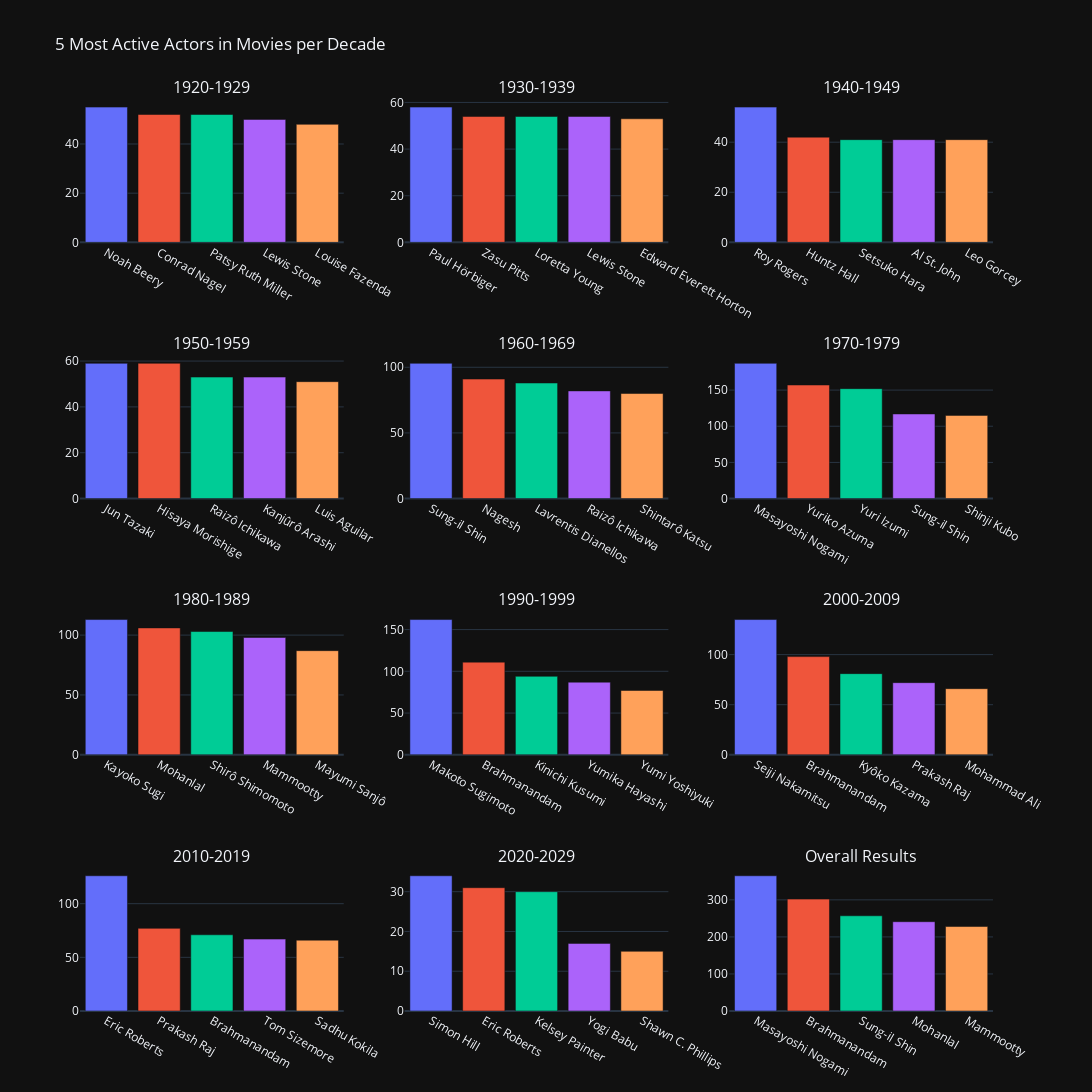

The notebook cell saved with this chart:
### Code cell
# We can now plot the top 5 most productive actors in movies per decade

depart = 1920
fin = 1929
subplot = []
for i in range(11):
    actors_movies_decade = actors_movies_year[(actors_movies_year['startYear'] >= depart)&(actors_movies_year['startYear'] <= fin)]
    temp = actors_movies_decade['primaryName'].value_counts()[:5].rename_axis('name').reset_index(name='count')
    subplot.append(temp)
    depart += 10
    fin += 10
globa = actors_movies_year['primaryName'].value_counts()[:5].rename_axis('name').reset_index(name='count')


fig = make_subplots(
    rows=4, cols=3,
    subplot_titles=('1920-1929', '1930-1939','1940-1949','1950-1959','1960-1969','1970-1979','1980-1989','1990-1999','2000-2009','2010-2019','2020-2029','Overall Results'),
    )

fig.append_trace(
    go.Bar(x=subplot[0]['name'],
    y=subplot[0]['count'],
    marker_color=px.colors.qualitative.Plotly),
    row=1, col=1
)

fig.append_trace(
    go.Bar(x=subplot[1]['name'],
    y=subplot[1]['count'],
    marker_color=px.colors.qualitative.Plotly),
    row=1, col=2
)

fig.append_trace(
    go.Bar(x=subplot[2]['name'],
    y=subplot[2]['count'],
    marker_color=px.colors.qualitative.Plotly),
    row=1, col=3
)

fig.append_trace(
    go.Bar(x=subplot[3]['name'],
    y=subplot[3]['count'],
    marker_color=px.colors.qualitative.Plotly),
    row=2, col=1
)

fig.append_trace(
    go.Bar(x=subplot[4]['name'],
    y=subplot[4]['count'],
    marker_color=px.colors.qualitative.Plotly),
    row=2, col=2
)

fig.append_trace(
    go.Bar(x=subplot[5]['name'],
    y=subplot[5]['count'],
    marker_color=px.colors.qualitative.Plotly),
    row=2, col=3
)

fig.append_trace(
    go.Bar(x=subplot[6]['name'],
    y=subplot[6]['count'],
    marker_color=px.colors.qualitative.Plotly),
    row=3, col=1
)

fig.append_trace(
    go.Bar(x=subplot[7]['name'],
    y=subplot[7]['count'],
    marker_color=px.colors.qualitative.Plotly),
    row=3, col=2
)

fig.append_trace(
    go.Bar(x=subplot[8]['name'],
    y=subplot[8]['count'],
    marker_color=px.colors.qualitative.Plotly),
    row=3, col=3
)

fig.append_trace(
    go.Bar(x=subplot[9]['name'],
    y=subplot[9]['count'],
    marker_color=px.colors.qualitative.Plotly),
    row=4, col=1
)

fig.append_trace(
    go.Bar(x=subplot[10]['name'],
    y=subplot[10]['count'],
    marker_color=px.colors.qualitative.Plotly),
    row=4, col=2
)

fig.append_trace(
    go.Bar(x=globa['name'],
    y=globa['count'],
    marker_color=px.colors.qualitative.Plotly),
    row=4, col=3
)

fig.update_layout(
    template='plotly_dark',
    title='5 Most Active Actors in Movies per Decade',
    showlegend=False,
    height = 1250,
    width=1300
)
fig.show()

### Figure 1 — Plotly figure (JSON) as saved in the notebook; plotly's stock layout.template omitted (floating-point values rounded to 4 significant figures)
{"data": [{"marker": {"color": ["#636EFA", "#EF553B", "#00CC96", "#AB63FA", "#FFA15A", "#19D3F3", "#FF6692", "#B6E880", "#FF97FF", "#FECB52"]}, "type": "bar", "x": ["Noah Beery", "Conrad Nagel", "Patsy Ruth Miller", "Lewis Stone", "Louise Fazenda"], "xaxis": "x", "y": [55, 52, 52, 50, 48], "yaxis": "y"}, {"marker": {"color": ["#636EFA", "#EF553B", "#00CC96", "#AB63FA", "#FFA15A", "#19D3F3", "#FF6692", "#B6E880", "#FF97FF", "#FECB52"]}, "type": "bar", "x": ["Paul Hörbiger", "Zasu Pitts", "Loretta Young", "Lewis Stone", "Edward Everett Horton"], "xaxis": "x2", "y": [58, 54, 54, 54, 53], "yaxis": "y2"}, {"marker": {"color": ["#636EFA", "#EF553B", "#00CC96", "#AB63FA", "#FFA15A", "#19D3F3", "#FF6692", "#B6E880", "#FF97FF", "#FECB52"]}, "type": "bar", "x": ["Roy Rogers", "Huntz Hall", "Setsuko Hara", "Al St. John", "Leo Gorcey"], "xaxis": "x3", "y": [54, 42, 41, 41, 41], "yaxis": "y3"}, {"marker": {"color": ["#636EFA", "#EF553B", "#00CC96", "#AB63FA", "#FFA15A", "#19D3F3", "#FF6692", "#B6E880", "#FF97FF", "#FECB52"]}, "type": "bar", "x": ["Jun Tazaki", "Hisaya Morishige", "Raizô Ichikawa", "Kanjûrô Arashi", "Luis Aguilar"], "xaxis": "x4", "y": [59, 59, 53, 53, 51], "yaxis": "y4"}, {"marker": {"color": ["#636EFA", "#EF553B", "#00CC96", "#AB63FA", "#FFA15A", "#19D3F3", "#FF6692", "#B6E880", "#FF97FF", "#FECB52"]}, "type": "bar", "x": ["Sung-il Shin", "Nagesh", "Lavrentis Dianellos", "Raizô Ichikawa", "Shintarô Katsu"], "xaxis": "x5", "y": [103, 91, 88, 82, 80], "yaxis": "y5"}, {"marker": {"color": ["#636EFA", "#EF553B", "#00CC96", "#AB63FA", "#FFA15A", "#19D3F3", "#FF6692", "#B6E880", "#FF97FF", "#FECB52"]}, "type": "bar", "x": ["Masayoshi Nogami", "Yuriko Azuma", "Yuri Izumi", "Sung-il Shin", "Shinji Kubo"], "xaxis": "x6", "y": [187, 157, 152, 117, 115], "yaxis": "y6"}, {"marker": {"color": ["#636EFA", "#EF553B", "#00CC96", "#AB63FA", "#FFA15A", "#19D3F3", "#FF6692", "#B6E880", "#FF97FF", "#FECB52"]}, "type": "bar", "x": ["Kayoko Sugi", "Mohanlal", "Shirô Shimomoto", "Mammootty", "Mayumi Sanjô"], "xaxis": "x7", "y": [113, 106, 103, 98, 87], "yaxis": "y7"}, {"marker": {"color": ["#636EFA", "#EF553B", "#00CC96", "#AB63FA", "#FFA15A", "#19D3F3", "#FF6692", "#B6E880", "#FF97FF", "#FECB52"]}, "type": "bar", "x": ["Makoto Sugimoto", "Brahmanandam", "Kinichi Kusumi", "Yumika Hayashi", "Yumi Yoshiyuki"], "xaxis": "x8", "y": [162, 111, 94, 87, 77], "yaxis": "y8"}, {"marker": {"color": ["#636EFA", "#EF553B", "#00CC96", "#AB63FA", "#FFA15A", "#19D3F3", "#FF6692", "#B6E880", "#FF97FF", "#FECB52"]}, "type": "bar", "x": ["Seiji Nakamitsu", "Brahmanandam", "Kyôko Kazama", "Prakash Raj", "Mohammad Ali"], "xaxis": "x9", "y": [135, 98, 81, 72, 66], "yaxis": "y9"}, {"marker": {"color": ["#636EFA", "#EF553B", "#00CC96", "#AB63FA", "#FFA15A", "#19D3F3", "#FF6692", "#B6E880", "#FF97FF", "#FECB52"]}, "type": "bar", "x": ["Eric Roberts", "Prakash Raj", "Brahmanandam", "Tom Sizemore", "Sadhu Kokila"], "xaxis": "x10", "y": [126, 77, 71, 67, 66], "yaxis": "y10"}, {"marker": {"color": ["#636EFA", "#EF553B", "#00CC96", "#AB63FA", "#FFA15A", "#19D3F3", "#FF6692", "#B6E880", "#FF97FF", "#FECB52"]}, "type": "bar", "x": ["Simon Hill", "Eric Roberts", "Kelsey Painter", "Yogi Babu", "Shawn C. Phillips"], "xaxis": "x11", "y": [34, 31, 30, 17, 15], "yaxis": "y11"}, {"marker": {"color": ["#636EFA", "#EF553B", "#00CC96", "#AB63FA", "#FFA15A", "#19D3F3", "#FF6692", "#B6E880", "#FF97FF", "#FECB52"]}, "type": "bar", "x": ["Masayoshi Nogami", "Brahmanandam", "Sung-il Shin", "Mohanlal", "Mammootty"], "xaxis": "x12", "y": [365, 302, 257, 241, 228], "yaxis": "y12"}], "layout": {"annotations": [{"font": {"size": 16}, "showarrow": false, "text": "1920-1929", "x": 0.1444, "xanchor": "center", "xref": "paper", "y": 1, "yanchor": "bottom", "yref": "paper"}, {"font": {"size": 16}, "showarrow": false, "text": "1930-1939", "x": 0.5, "xanchor": "center", "xref": "paper", "y": 1, "yanchor": "bottom", "yref": "paper"}, {"font": {"size": 16}, "showarrow": false, "text": "1940-1949", "x": 0.8556, "xanchor": "center", "xref": "paper", "y": 1, "yanchor": "bottom", "yref": "paper"}, {"font": {"size": 16}, "showarrow": false, "text": "1950-1959", "x": 0.1444, "xanchor": "center", "xref": "paper", "y": 0.7188, "yanchor": "bottom", "yref": "paper"}, {"font": {"size": 16}, "showarrow": false, "text": "1960-1969", "x": 0.5, "xanchor": "center", "xref": "paper", "y": 0.7188, "yanchor": "bottom", "yref": "paper"}, {"font": {"size": 16}, "showarrow": false, "text": "1970-1979", "x": 0.8556, "xanchor": "center", "xref": "paper", "y": 0.7188, "yanchor": "bottom", "yref": "paper"}, {"font": {"size": 16}, "showarrow": false, "text": "1980-1989", "x": 0.1444, "xanchor": "center", "xref": "paper", "y": 0.4375, "yanchor": "bottom", "yref": "paper"}, {"font": {"size": 16}, "showarrow": false, "text": "1990-1999", "x": 0.5, "xanchor": "center", "xref": "paper", "y": 0.4375, "yanchor": "bottom", "yref": "paper"}, {"font": {"size": 16}, "showarrow": false, "text": "2000-2009", "x": 0.8556, "xanchor": "center", "xref": "paper", "y": 0.4375, "yanchor": "bottom", "yref": "paper"}, {"font": {"size": 16}, "showarrow": false, "text": "2010-2019", "x": 0.1444, "xanchor": "center", "xref": "paper", "y": 0.1562, "yanchor": "bottom", "yref": "paper"}, {"font": {"size": 16}, "showarrow": false, "text": "2020-2029", "x": 0.5, "xanchor": "center", "xref": "paper", "y": 0.1562, "yanchor": "bottom", "yref": "paper"}, {"font": {"size": 16}, "showarrow": false, "text": "Overall Results", "x": 0.8556, "xanchor": "center", "xref": "paper", "y": 0.1562, "yanchor": "bottom", "yref": "paper"}], "height": 1250, "showlegend": false, "title": {"text": "5 Most Active Actors in Movies per Decade"}, "width": 1300, "xaxis": {"anchor": "y", "domain": [0, 0.2889]}, "xaxis10": {"anchor": "y10", "domain": [0, 0.2889]}, "xaxis11": {"anchor": "y11", "domain": [0.3556, 0.6444]}, "xaxis12": {"anchor": "y12", "domain": [0.7111, 1]}, "xaxis2": {"anchor": "y2", "domain": [0.3556, 0.6444]}, "xaxis3": {"anchor": "y3", "domain": [0.7111, 1]}, "xaxis4": {"anchor": "y4", "domain": [0, 0.2889]}, "xaxis5": {"anchor": "y5", "domain": [0.3556, 0.6444]}, "xaxis6": {"anchor": "y6", "domain": [0.7111, 1]}, "xaxis7": {"anchor": "y7", "domain": [0, 0.2889]}, "xaxis8": {"anchor": "y8", "domain": [0.3556, 0.6444]}, "xaxis9": {"anchor": "y9", "domain": [0.7111, 1]}, "yaxis": {"anchor": "x", "domain": [0.8438, 1]}, "yaxis10": {"anchor": "x10", "domain": [0, 0.1562]}, "yaxis11": {"anchor": "x11", "domain": [0, 0.1562]}, "yaxis12": {"anchor": "x12", "domain": [0, 0.1562]}, "yaxis2": {"anchor": "x2", "domain": [0.8438, 1]}, "yaxis3": {"anchor": "x3", "domain": [0.8438, 1]}, "yaxis4": {"anchor": "x4", "domain": [0.5625, 0.7188]}, "yaxis5": {"anchor": "x5", "domain": [0.5625, 0.7188]}, "yaxis6": {"anchor": "x6", "domain": [0.5625, 0.7188]}, "yaxis7": {"anchor": "x7", "domain": [0.2812, 0.4375]}, "yaxis8": {"anchor": "x8", "domain": [0.2812, 0.4375]}, "yaxis9": {"anchor": "x9", "domain": [0.2812, 0.4375]}}}
